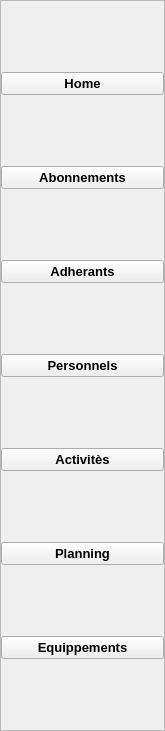
     <widget class="QWidget" name="leftMenuA" native="true">
      <property name="geometry">
       <rect>
        <x>121</x>
        <y>-10</y>
        <width>165</width>
        <height>731</height>
       </rect>
      </property>
      <layout class="QVBoxLayout" name="verticalLayout_10">
       <property name="spacing">
        <number>0</number>
       </property>
       <property name="leftMargin">
        <number>0</number>
       </property>
       <property name="topMargin">
        <number>0</number>
       </property>
       <property name="rightMargin">
        <number>0</number>
       </property>
       <property name="bottomMargin">
        <number>0</number>
       </property>
       <item>
        <widget class="QFrame" name="frame_151A_2">
         <property name="frameShape">
          <enum>QFrame::StyledPanel</enum>
         </property>
         <property name="frameShadow">
          <enum>QFrame::Raised</enum>
         </property>
         <layout class="QVBoxLayout" name="verticalLayout_11">
          <property name="spacing">
           <number>0</number>
          </property>
          <property name="leftMargin">
           <number>0</number>
          </property>
          <property name="topMargin">
           <number>0</number>
          </property>
          <property name="rightMargin">
           <number>0</number>
          </property>
          <property name="bottomMargin">
           <number>0</number>
          </property>
          <item>
           <widget class="QPushButton" name="pushButton_31A_2">
            <property name="enabled">
             <bool>true</bool>
            </property>
            <property name="font">
             <font>
              <pointsize>10</pointsize>
              <weight>75</weight>
              <bold>true</bold>
             </font>
            </property>
            <property name="styleSheet">
             <string notr="true">QPushButton:hover{
	background-color: white;
	text-align:left;
	border-top-left-radius:20px;
}
QPushButton:pressed{
	background-color: white;
	color:grey;
	text-align:left;
	border-top-left-radius:0px;
}
	</string>
            </property>
            <property name="text">
             <string>Home</string>
            </property>
            <property name="icon">
             <iconset>
              <normaloff>:/assets/icons/white/home.svg</normaloff>:/assets/icons/white/home.svg</iconset>
            </property>
            <property name="iconSize">
             <size>
              <width>24</width>
              <height>24</height>
             </size>
            </property>
           </widget>
          </item>
          <item>
           <widget class="QPushButton" name="pushButton_41A_2">
            <property name="font">
             <font>
              <pointsize>10</pointsize>
              <weight>75</weight>
              <bold>true</bold>
             </font>
            </property>
            <property name="styleSheet">
             <string notr="true">QPushButton:hover{
	background-color: white;
	text-align:left;
	border-top-left-radius:20px;
}
QPushButton:pressed{
	background-color: white;
	color:grey;
	text-align:left;
	border-top-left-radius:30px;
}
	</string>
            </property>
            <property name="text">
             <string>Abonnements</string>
            </property>
            <property name="icon">
             <iconset>
              <normaloff>:/assets/icons/white/package.svg</normaloff>:/assets/icons/white/package.svg</iconset>
            </property>
            <property name="iconSize">
             <size>
              <width>24</width>
              <height>24</height>
             </size>
            </property>
           </widget>
          </item>
          <item>
           <widget class="QPushButton" name="pushButton_51A_2">
            <property name="font">
             <font>
              <pointsize>10</pointsize>
              <weight>75</weight>
              <bold>true</bold>
             </font>
            </property>
            <property name="styleSheet">
             <string notr="true">QPushButton:hover{
	background-color: white;
	text-align:left;
	border-top-left-radius:20px;
}
QPushButton:pressed{
	background-color: white;
	color:grey;
	text-align:left;
	border-top-left-radius:0px;
}
	</string>
            </property>
            <property name="text">
             <string>Adherants</string>
            </property>
            <property name="icon">
             <iconset>
              <normaloff>:/assets/icons/white/users.svg</normaloff>:/assets/icons/white/users.svg</iconset>
            </property>
            <property name="iconSize">
             <size>
              <width>24</width>
              <height>24</height>
             </size>
            </property>
           </widget>
          </item>
          <item>
           <widget class="QPushButton" name="pushButton_61A_2">
            <property name="font">
             <font>
              <pointsize>10</pointsize>
              <weight>75</weight>
              <bold>true</bold>
             </font>
            </property>
            <property name="styleSheet">
             <string notr="true">QPushButton:hover{
	background-color: white;
	text-align:left;
	border-top-left-radius:20px;
}
QPushButton:pressed{
	background-color: white;
	color:grey;
	text-align:left;
	border-top-left-radius:0px;
}
	</string>
            </property>
            <property name="text">
             <string>Personnels</string>
            </property>
            <property name="icon">
             <iconset>
              <normaloff>:/assets/icons/white/users.svg</normaloff>:/assets/icons/white/users.svg</iconset>
            </property>
            <property name="iconSize">
             <size>
              <width>24</width>
              <height>24</height>
             </size>
            </property>
           </widget>
          </item>
          <item>
           <widget class="QPushButton" name="pushButton_71A_2">
            <property name="font">
             <font>
              <pointsize>10</pointsize>
              <weight>75</weight>
              <bold>true</bold>
             </font>
            </property>
            <property name="styleSheet">
             <string notr="true">QPushButton:hover{
	background-color: white;
	text-align:left;
	border-top-left-radius:20px;
}
QPushButton:pressed{
	background-color: white;
	color:grey;
	text-align:left;
	border-top-left-radius:0px;
}
	</string>
            </property>
            <property name="text">
             <string>Activitès</string>
            </property>
            <property name="icon">
             <iconset>
              <normaloff>:/assets/icons/white/activity.svg</normaloff>:/assets/icons/white/activity.svg</iconset>
            </property>
            <property name="iconSize">
             <size>
              <width>24</width>
              <height>24</height>
             </size>
            </property>
           </widget>
          </item>
          <item>
           <widget class="QPushButton" name="pushButton_81A_2">
            <property name="font">
             <font>
              <pointsize>10</pointsize>
              <weight>75</weight>
              <bold>true</bold>
             </font>
            </property>
            <property name="styleSheet">
             <string notr="true">QPushButton:hover{
	background-color: white;
	text-align:left;
	border-top-left-radius:20px;
}
QPushButton:pressed{
	background-color: white;
	color:grey;
	text-align:left;
	border-top-left-radius:0px;
}
	</string>
            </property>
            <property name="text">
             <string>Planning</string>
            </property>
            <property name="icon">
             <iconset>
              <normaloff>:/new/prefix1/assets-20240304T215810Z-001/assets/icons/white/database.svg</normaloff>:/new/prefix1/assets-20240304T215810Z-001/assets/icons/white/database.svg</iconset>
            </property>
            <property name="iconSize">
             <size>
              <width>24</width>
              <height>24</height>
             </size>
            </property>
           </widget>
          </item>
          <item>
           <widget class="QPushButton" name="pushButton_91A_2">
            <property name="font">
             <font>
              <pointsize>10</pointsize>
              <weight>75</weight>
              <bold>true</bold>
             </font>
            </property>
            <property name="styleSheet">
             <string notr="true">QPushButton:hover{
	background-color: white;
	text-align:left;
	border-top-left-radius:20px;
}
QPushButton:pressed{
	background-color: white;
	color:grey;
	text-align:left;
	border-top-left-radius:0px;
}
	</string>
            </property>
            <property name="text">
             <string>Equippements</string>
            </property>
            <property name="icon">
             <iconset>
              <normaloff>:/assets/icons/white/anchor.svg</normaloff>:/assets/icons/white/anchor.svg</iconset>
            </property>
            <property name="iconSize">
             <size>
              <width>24</width>
              <height>24</height>
             </size>
            </property>
           </widget>
          </item>
         </layout>
        </widget>
       </item>
      </layout>
     </widget>
